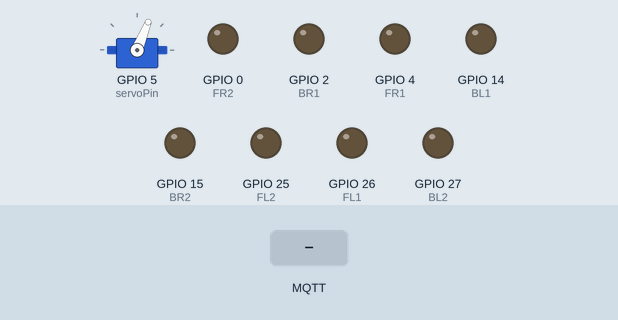
A sketch run on a simulated ESP32. Shown: servo, output pins drawn as LEDs (lit = HIGH). Inputs (shaded band) come from the test bench. WiFi joins after 1.5 s; servers stay silent unless stated; the local clock reads 2024-03-15 10:24:30 at power-on unless the sketch sets it; no MQTT or app messages arrive unless stated; what the sketch prints to the serial monitor is not drawn.

Above: at 4.7 s.
4.8 s: MQTT message "f" arrives on the first subscribed topic
At 5.8 s:
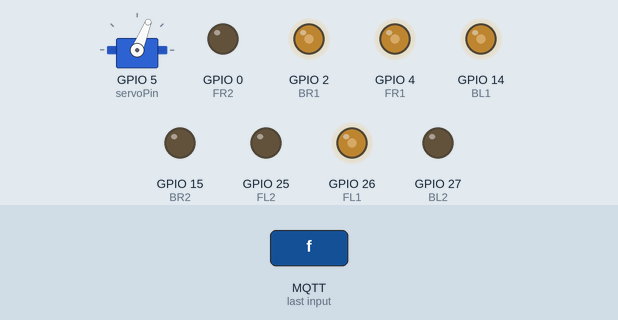
7.8 s: MQTT message "L" arrives on the first subscribed topic
At 10.6 s:
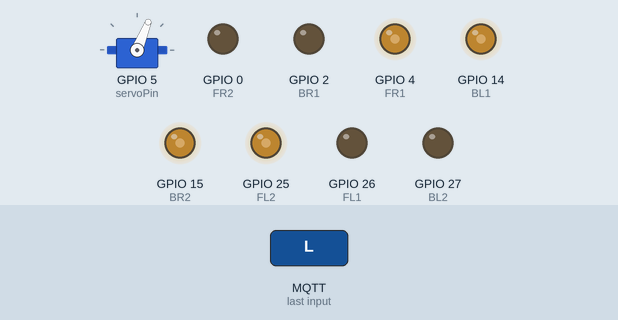
10.8 s: MQTT message "l" arrives on the first subscribed topic
At 11.2 s:
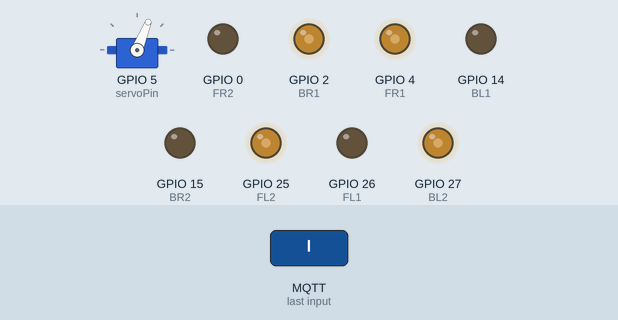
12.9 s: MQTT message "R" arrives on the first subscribed topic
At 13.5 s:
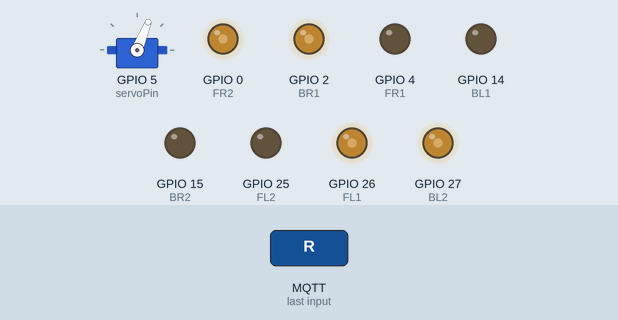
14.4 s: MQTT message "r" arrives on the first subscribed topic
At 14.9 s:
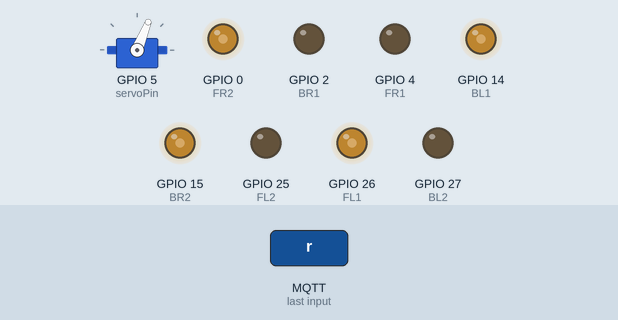
16.5 s: MQTT message "b" arrives on the first subscribed topic
At 17.5 s:
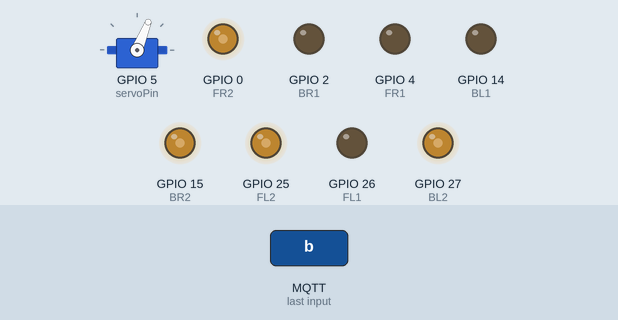
Timing chart, 0 to 19.0 s (numbered marks = the images above; inputs shaded):
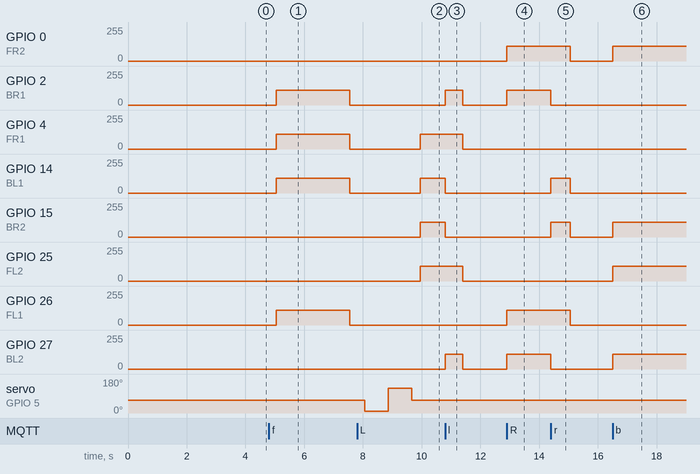

Measured:
- after the input at 4.8 s, GPIO 2 (BR1), GPIO 4 (FR1), GPIO 14 (BL1), GPIO 26 (FL1): 0/255 → 110/255 after 0.25 s, → 0/255 2.5 s later
- after the input at 7.8 s, GPIO 4 (FR1), GPIO 14 (BL1), GPIO 15 (BR2), GPIO 25 (FL2): 0/255 → 110/255 after 2.2 s
- after the input at 10.8 s, GPIO 2 (BR1), GPIO 27 (BL2): 0/255 → 110/255 at once, → 0/255 0.60 s later; GPIO 4 (FR1), GPIO 25 (FL2): 110/255 → 0/255 after 0.60 s; GPIO 14 (BL1), GPIO 15 (BR2): 110/255 → 0/255 at once
- after the input at 12.9 s, GPIO 0 (FR2), GPIO 2 (BR1), GPIO 26 (FL1), GPIO 27 (BL2): 0/255 → 110/255 at once
- after the input at 14.4 s, GPIO 0 (FR2), GPIO 26 (FL1): 110/255 → 0/255 after 0.65 s; GPIO 2 (BR1), GPIO 27 (BL2): 110/255 → 0/255 at once; GPIO 14 (BL1), GPIO 15 (BR2): 0/255 → 110/255 at once, → 0/255 0.65 s later
- after the input at 16.5 s, GPIO 0 (FR2), GPIO 15 (BR2), GPIO 25 (FL2), GPIO 27 (BL2): 0/255 → 110/255 at once

The sketch:

car.ino
```cpp
/*********

*********/
#include <WiFi.h>
#include "time.h"
#include <PubSubClient.h>
#include <Arduino_JSON.h>
#include <Arduino.h>
#include <ESP32Servo.h>

//const char* ssid = "shine-602";
//const char* password = "33553355";
//const char* mqtt_server = "broker.emqx.io";
const char* ssid = "admin";
const char* password = "01082842186";
const char* mqtt_server = "broker.hivemq.com";      // mqtt server addr
long int wait_time;
int wait_count;

// for ntp
struct tm   timeinfo;
char        strftime_buf[64];
const char* ntpServer = "pool.ntp.org";       // ntp server
const int   timezone = 9;                     // seoul
const int   tz_offset_sec = 3600;             // for seoul offset is 3600 * 9
const int   daylightOffset_sec = 0;
long  int   currtime;

// for mqtt
#define RECONNECT_COUNT   5                   // count for mqtt reconnect
int reconnect_count = 0;                      // mqtt reconnect 횟수
long int connect_time;                        // mqtt waiting time
#define pubPeriod     60*1000                 // publishing period 1 min
long int pubTime = 0;                         // publishing tie
char myID[20] = "hywu-c0";                    // mqtt id
char tmp_buf[20];

WiFiClient espClient;
PubSubClient client(espClient);
char pubMsg[40];                             // publish msg buffer
byte *rxBuf;                                 // callback msg buffer -- use at float2byte
boolean startCarrier = false;                // callback msg arrived
char *control = "hywu/carry/0";              // callback topic
char *route = "hywu/route/0";

/*
 for car
 */
int onestep = 2500;                // 한번 forward 거리

// setting PWM properties
const int freq = 1000;
const int fl1 = 3;          // PWM channel
const int fl2 = 4;
const int fr1 = 5;
const int fr2 = 6;
const int br1 = 7;
const int br2 = 8;
const int bl1 = 9;
const int bl2 = 10;

const int resolution = 8;

// for motor
#define FR1     4          // Front Right motor 1
#define FR2     0          // Front Right motor 2
#define FL1     26          // Front Left motor 1
#define FL2     25          // Front Left motor 2
#define BR1     2
#define BR2     15
#define BL1     14
#define BL2     27

#define MHIGH       110 // analogwrite duty 0~255    바꿀 수 있는 값
#define MLOW        0       // analogwrite duty 0%

// obstacle detector
#define OD0 36
#define OD1 39

// for servo
Servo servo;
const int servoPin = 5; // 서브모터 시작하는데 사용되는 핀
int angle = 68; // 각도
int Rangle = 10;
int Langle = 130;

//Task1code: read sensors and write to display, play melody
/* void Task1code( void * pvParameters ){

  while(1){
    forward(onestep);
    stopM();
    delay(1000);
    leftSlide(onestep);
    stopM();
    delay(1000);
    rightSlide(onestep);
    stopM();
    delay(1000);
    uTurn();
    stopM();
    delay(10000);
  }
}*/

void setup(){

 //
  Serial.begin(115200);

  // wifi
  setup_wifi();
  client.setServer(mqtt_server, 1883);
  client.setCallback(callback);

  // Init and get the time
  configTime((long)timezone*tz_offset_sec, daylightOffset_sec, ntpServer);
  delay(1000);
  getLocalTime(&timeinfo);
  Serial.println(&timeinfo, "timeinfo %A, %B %d %Y %H:%M:%S");
  //

  // configure LED PWM functionalitites
  ledcSetup(fl1, freq, resolution); ledcSetup(fl2, freq, resolution);
  ledcSetup(fr1, freq, resolution); ledcSetup(fr2, freq, resolution);
  ledcSetup(bl1, freq, resolution); ledcSetup(bl2, freq, resolution);
  ledcSetup(br1, freq, resolution); ledcSetup(br2, freq, resolution);

  // attach the channel to the GPIO to be controlled
  ledcAttachPin(FR1, fr1); ledcAttachPin(FR2, fr2);
  ledcAttachPin(FL1, fl1); ledcAttachPin(FL2, fl2);
  ledcAttachPin(BR1, br1); ledcAttachPin(BR2, br2);
  ledcAttachPin(BL1, bl1); ledcAttachPin(BL2, bl2);

    // 서보모터
  servo.attach(servoPin);
  servo.write(angle);      // 초기 angle 셋팅(각도 설정 함수)
  delay(1000);             // 딜레이 1초(90도로 돌리기 위한 시간)
}

void loop(){
  // try connect mqtt broker 'reconnect_count' times
  if (!client.connected()){
    if(reconnect_count <= RECONNECT_COUNT){
      if((millis() - connect_time) > 5000){
        reconnect();
        reconnect_count++;
        connect_time = millis();
      }
    }
  }
  client.loop();

    // 시간 유지
  if((millis() - currtime) > (1000 * 3600)){    // update exact time every 1 hour
    configTime((long)timezone*tz_offset_sec, daylightOffset_sec, ntpServer);
    currtime = millis();
  }

    // mqtt publish
  if((millis() - pubTime) > pubPeriod){         // publish period --  pubPeriod
    if (client.connected()){
      Make_json();
      client.publish(myID, pubMsg);
    }
    pubTime = millis();
  }
  //test();
}
```

m0_wifi_mqtt.ino
```cpp
/*
 *
 */
/*
 * float2byte
 * given float value, change to byte array
 * ee is start point of byte array
 * in this program ee is start of numeric
 */
template <typename T> unsigned int float2byte(int ee, const T& value){
    const byte* p = (const byte*)&value;
    unsigned int i;
    for (i = 0; i < sizeof(value); i++)
        rxBuf[ee++] = *p++;
    return i;
}
template <typename T> unsigned int byte2float(int ee, T& value){
    byte* p = (byte*)&value;
    unsigned int i;
    for (i = 0; i < sizeof(value); i++)
        *p++ = rxBuf[ee++];
    return i;
}

void setup_wifi(){
  delay(10);                      // start by connecting to a WiFi network
  Serial.println();
  Serial.print("Connecting to "); Serial.println(ssid);

  WiFi.begin(ssid, password);

  while (WiFi.status() != WL_CONNECTED) {
    delay(500);
    wait_count++;
    if(wait_count > RECONNECT_COUNT) break;
    Serial.print(".");
  }

  Serial.println("");
  //Serial.println("WiFi connected");
  Serial.print("IP address: "); Serial.println(WiFi.localIP());
}

void reconnect(){
  // Loop until we're reconnected
  Serial.print("Attempting MQTT connection...");

  // Attempt to connect
  if (client.connect(myID)) {
    Serial.print("connected with ID : "); Serial.println(myID);
    // Subscribe
    client.subscribe(control);
    client.subscribe(route);
  } else {
    Serial.print("FAIL: rc="); Serial.print(client.state()); Serial.println(" try again in 5 seconds");
  }
}

void callback(char* topic, byte* payload, unsigned int length){
  String payloadTemp;

  /*for (int i = 0; i < length; i++){
    payloadTemp += (char)payload[i];
  }
  Serial.print("Message arrived on topic: "); Serial.print(topic); Serial.print(". Payload: ");
  Serial.println(payloadTemp);*/

  if(strcmp(topic,route)== 0){
    test();
  }

  if(strcmp(topic, control) == 0){
    char key = (char)payload[0];
    switch(key){
      case 'f': Serial.println("forward");forward(onestep); break;
      case 'L': Serial.println("LS");leftSlide(onestep);    break;
      case 'l': Serial.println("left");left();              break;
      case 'R': Serial.println("RS");rightSlide(onestep);   break;
      case 'r': Serial.println("right");right();            break;
      case 'b': Serial.println("back");backward(onestep);   break;
      case 'U': Serial.println("U-turn");uTurn();           break;
      case 's': Serial.println("stop");stopM();             break;
      case 'A': Serial.println("Sensor_A");test();          break;
      defalut: Serial.println("unknown"); break;
    }
  }


}


void Make_json(){
  //Serial.println(&timeinfo, "timeinfo %A, %B %d %Y %H:%M:%S");
  //strftime(strftime_buf, 20,"%X %x", &timeinfo);
  time_t rawtime;
  time(&rawtime);
  //sprintf(pubMsg, "\{\"%s\"\:%d, \"%s\"\:%s, \"%s\"\:%s\}", "t", rawtime, "C", currPosition, "P", prevPosition);
  Serial.println(pubMsg);
}
```

m1_motor.ino
```cpp
/*
 *
 */

//void forward(int ostep) {
//  int s = 4;
//  for(int i = 0; i < ostep; i=i+s){
//    ledcWrite(fr1, MHIGH); ledcWrite(fr2, MLOW);
//    ledcWrite(fl1, MHIGH); ledcWrite(fl2, MLOW);
//    ledcWrite(br1, MHIGH); ledcWrite(br2, MLOW);
//    ledcWrite(bl1, MHIGH); ledcWrite(bl2, MLOW);
//    delay(s*20);
//    stopM();
//    delay(s*20)z;
//  }
//  delay(ostep);
//}

void forward(int ostep) {
    ledcWrite(fr1, MHIGH); ledcWrite(fr2, MLOW);
    ledcWrite(fl1, MHIGH); ledcWrite(fl2, MLOW);
    ledcWrite(br1, MHIGH); ledcWrite(br2, MLOW);
    ledcWrite(bl1, MHIGH); ledcWrite(bl2, MLOW);
    delay(ostep);
    stopM();
    //delay(5000);
    Smotor();
}

//void backward(int ostep){
//  int s = 4;
//  for(int i = 0; i < ostep; i=i+s){
//    ledcWrite(fr1, MLOW);  ledcWrite(fr2, MHIGH);
//    ledcWrite(fl1, MLOW);  ledcWrite(fl2, MHIGH);
//    ledcWrite(br1, MLOW);  ledcWrite(br2, MHIGH);
//    ledcWrite(bl1, MLOW);  ledcWrite(bl2, MHIGH);
//    delay(s*20);
//    stopM();
//    delay(s*20);
//  }
//  delay(ostep);
//}

void backward(int ostep) {
    ledcWrite(fr1, MLOW);  ledcWrite(fr2, MHIGH);
    ledcWrite(fl1, MLOW);  ledcWrite(fl2, MHIGH);
    ledcWrite(br1, MLOW);  ledcWrite(br2, MHIGH);
    ledcWrite(bl1, MLOW);  ledcWrite(bl2, MHIGH);
}

//void rightSlide(int ostep){
//  int s = 4;
//  for(int i = 0; i < ostep; i=i+s){
//    ledcWrite(fr1, MLOW);  ledcWrite(fr2, MHIGH);
//    ledcWrite(fl1, MHIGH); ledcWrite(fl2, MLOW);
//    ledcWrite(br1, MHIGH); ledcWrite(br2, MLOW);
//    ledcWrite(bl1, MLOW);  ledcWrite(bl2, MHIGH);
//    delay(s*20);
//    stopM();
//    delay(s*20);
//  }
//}

void rightSlide(int ostep){
    ledcWrite(fr1, MLOW);  ledcWrite(fr2, MHIGH);
    ledcWrite(fl1, MHIGH); ledcWrite(fl2, MLOW);
    ledcWrite(br1, MHIGH); ledcWrite(br2, MLOW);
    ledcWrite(bl1, MLOW);  ledcWrite(bl2, MHIGH);
}

//void leftSlide(int ostep){
//  int s = 4;
//  for(int i = 0; i < ostep; i=i+s){
//    ledcWrite(fr1, MHIGH); ledcWrite(fr2, MLOW);
//    ledcWrite(fl1, MLOW);  ledcWrite(fl2, MHIGH);
//    ledcWrite(br1, MLOW);  ledcWrite(br2, MHIGH);
//    ledcWrite(bl1, MHIGH); ledcWrite(bl2, MLOW);
//    delay(s*20);
//    stopM();
//    delay(s*20);
//  }
//}


void leftSlide(int ostep){
    ledcWrite(fr1, MHIGH); ledcWrite(fr2, MLOW);
    ledcWrite(fl1, MLOW);  ledcWrite(fl2, MHIGH);
    ledcWrite(br1, MLOW);  ledcWrite(br2, MHIGH);
    ledcWrite(bl1, MHIGH); ledcWrite(bl2, MLOW);
}

void uTurn(){
  ledcWrite(fr1, MLOW);  ledcWrite(fr2, MHIGH);
  ledcWrite(fl1, MHIGH); ledcWrite(fl2, MLOW);
  ledcWrite(br1, MLOW);  ledcWrite(br2, MHIGH);
  ledcWrite(bl1, MHIGH); ledcWrite(bl2, MLOW);
}

void left(){
  ledcWrite(fr1, MHIGH); ledcWrite(fr2, MLOW);
  ledcWrite(fl1, MLOW);  ledcWrite(fl2, MHIGH);
  ledcWrite(br1, MHIGH); ledcWrite(br2, MLOW);
  ledcWrite(bl1, MLOW);  ledcWrite(bl2, MHIGH);
  delay(600);
  stopM();
}

void right(){
  ledcWrite(fr1, MLOW);  ledcWrite(fr2, MHIGH);
  ledcWrite(fl1, MHIGH); ledcWrite(fl2, MLOW);
  ledcWrite(br1, MLOW);  ledcWrite(br2, MHIGH);
  ledcWrite(bl1, MHIGH); ledcWrite(bl2, MLOW);
  delay(650);
  stopM();
}

void stopM(){
  ledcWrite(fr1, MLOW); ledcWrite(fr2, MLOW);
  ledcWrite(fl1, MLOW); ledcWrite(fl2, MLOW);
  ledcWrite(br1, MLOW); ledcWrite(br2, MLOW);
  ledcWrite(bl1, MLOW); ledcWrite(bl2, MLOW);
  delay(500);
}
```

route.ino
```cpp
void test(){
  forward(onestep);


  right();

  forward(onestep);
  stopM();


  right();

  forward(onestep);
  stopM();

}
```

servo.ino
```cpp
void Smotor(){
  servo.write(Rangle);
  delay(800);
  servo.write(Langle);
  delay(800);
  servo.write(angle);
  delay(300);
}
```
